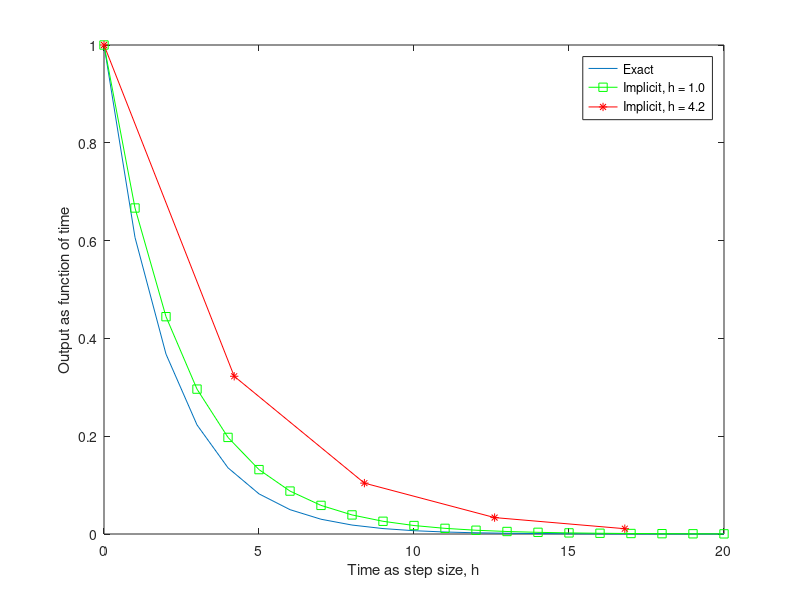

Source code (MATLAB):
clc
clear all
% dy/dt = -0.5y
% y(0) = 1 for 0 <= t <=20
% Exact y(t) = exp(-0.5t)
dt = 1;
t = 0:dt:20;
Exact_y = exp(-0.5*t);
plot(t,Exact_y);
N = length(t);
hold on;
% Initial condition
y_Implicit(1) =1;
% Loop all timesteps
for i = 2:N
 y_Implicit(i) = y_Implicit(i-1)/(1 + 0.5*dt);
end
plot(t,y_Implicit,'g s -');
dt1 = 4.2;
t1 = 0:dt1:20;
N1 = length(t1);
% Initial condition
y1_Implicit(1) =1;
% Loop all timesteps
for j = 2:N1
 y1_Implicit(j) = y1_Implicit(j-1)/(1 + 0.5*dt1);
end
plot(t1,y1_Implicit,'r * -');
xlabel('Time as step size, h')
ylabel('Output as function of time')
legend('Exact','Implicit, h = 1.0','Implicit, h = 4.2')